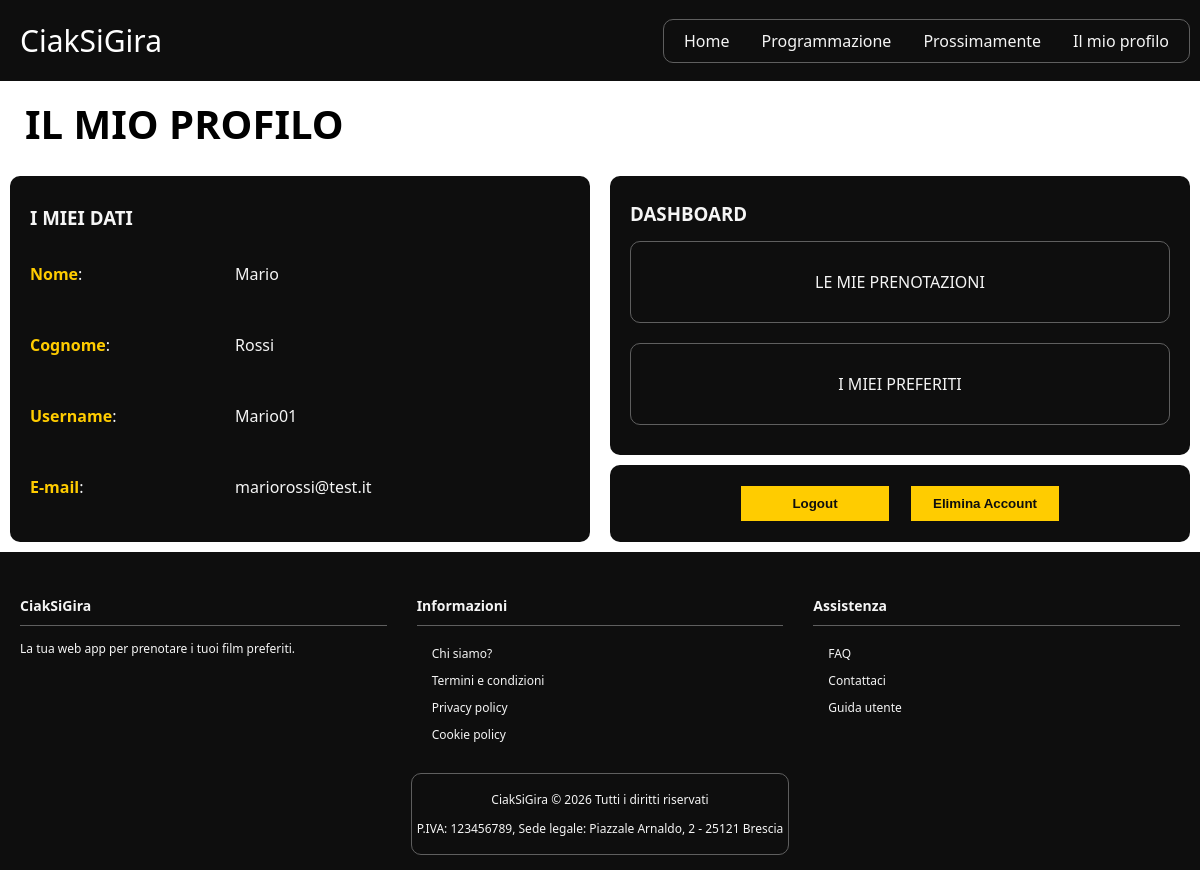
/php/area-personale.php (signed in), run on the app's committed database.
### tables this page shows
CREATE TABLE `utenti` (
  `id_utente` int(11) NOT NULL AUTO_INCREMENT,
  `nome` varchar(50) NOT NULL,
  `cognome` varchar(50) NOT NULL,
  `username` varchar(30) NOT NULL,
  `email` varchar(100) NOT NULL,
  `password` varchar(255) NOT NULL,
  `domanda_sicurezza` varchar(100) NOT NULL,
  `risposta_sicurezza` varchar(100) NOT NULL,
  PRIMARY KEY (`id_utente`),
  UNIQUE KEY `username` (`username`),
  UNIQUE KEY `email` (`email`)
);

### php/area-personale.php (the view, shortened to what this page needs)
<?php
require_once 'config.php';
$stmt = $conn->prepare("SELECT nome, cognome, username, email FROM utenti WHERE id_utente = ?");
$stmt->bind_param("i", $_SESSION['id_utente']);
$stmt->execute();
$result = $stmt->get_result();
if ($result->num_rows === 1) {
    $utente = $result->fetch_assoc();
} else {
    session_destroy();
    header("Location: login.php");
    exit();
}
?>
<!DOCTYPE html>
<html lang="it">
<head>
    <link rel="stylesheet" href="../css/global.css">
    <link rel="stylesheet" href="../css/header.css">
    <link rel="stylesheet" href="../css/footer.css">
    <link rel="stylesheet" href="../css/area-personale.css">
</head>
<body>
    <?php include '../templates/header.php'; ?>
    <h2 class="titolo">IL MIO PROFILO</h2>
    <main class="content-page">
        <div class="personal-details">
            <h3>I MIEI DATI</h3>
            <br>
            <span class="label-dati"><strong>Nome</strong>:</span> <p><?php echo htmlspecialchars($utente['nome']); ?></p>
            <span class="label-dati"><strong>Cognome</strong>:</span> <p><?php echo htmlspecialchars($utente['cognome']); ?></p>
            <span class="label-dati"><strong>Username</strong>:</span> <p><?php echo htmlspecialchars($utente['username']); ?></p>
            <span class="label-dati"><strong>E-mail</strong>:</span> <p><?php echo htmlspecialchars($utente['email']); ?></p>
        </div>
        <aside>
            <div class="user-dashboard">
                <h3>DASHBOARD</h3>
                <a href="prenotazioni.php">LE MIE PRENOTAZIONI</a>
                <a href="preferiti.php">I MIEI PREFERITI</a>
            </div>
            <div class="user-action">
                <form action="logout.php">
                    <button type="submit" class="logout">Logout</button>
                </form>
                <form id="form-elimina" action="elimina_account.php" method="POST">
                    <button type="button" class="elimina-account">Elimina Account</button>
                </form>
            </div>
        </aside>
    </main>
    <?php include '../templates/footer.php'; ?>
</body>
</html>

### css/global.css (style rules this page uses)
:root { --font: 'Segoe UI', Tahoma, Geneva, Verdana, sans-serif; --navbar-color: rgba(116, 116, 116, 0.795); --background-header: rgb(14, 14, 14); --keyword-color: #ffcc00; }
body { margin: 0; user-select: none; font-family: var(--font); }
strong { color: var(--keyword-color); }
.titolo { margin: 10px 20px; padding: 5px; font-size: 40px; }

### css/area-personale.css (style rules this page uses)
.content-page { display: grid; grid-template-columns: repeat(2, 1fr); width: auto; }
.content-page h3 { padding: 5px 0; margin: 0; }
.personal-details, .user-dashboard { background-color: var(--background-header); color: whitesmoke; padding: 20px; border-radius: 10px; margin: 10px; display: grid; grid-template-columns: 200px 1fr; align-items: center; max-width: 800px; }
.personal-details p { padding: 5px; }
.user-dashboard { display: grid; grid-template-columns: 1fr; }
.user-dashboard a { text-decoration: none; color: whitesmoke; border: 1px solid var(--navbar-color); border-radius: 10px; margin: 10px 0; text-align: center; line-height: 80px; font-weight: 400; font-size: 16px; }
.logout, .elimina-account { width: 150px; background-color: var(--keyword-color); color: var(--background-header); border: 1px solid var(--background-header); font-weight: bold; padding: 10px; cursor: pointer; }
.user-action { display: flex; flex-direction: row; justify-content: center; align-items: center; gap: 20px; margin: 10px; padding: 20px; background-color: var(--background-header); border-radius: 10px; max-width: 800px; }
.user-action form { margin: 0; }

### data on the page
utenti: nome "Mario", cognome "Rossi", username "Mario01", email "mariorossi@test.it"
